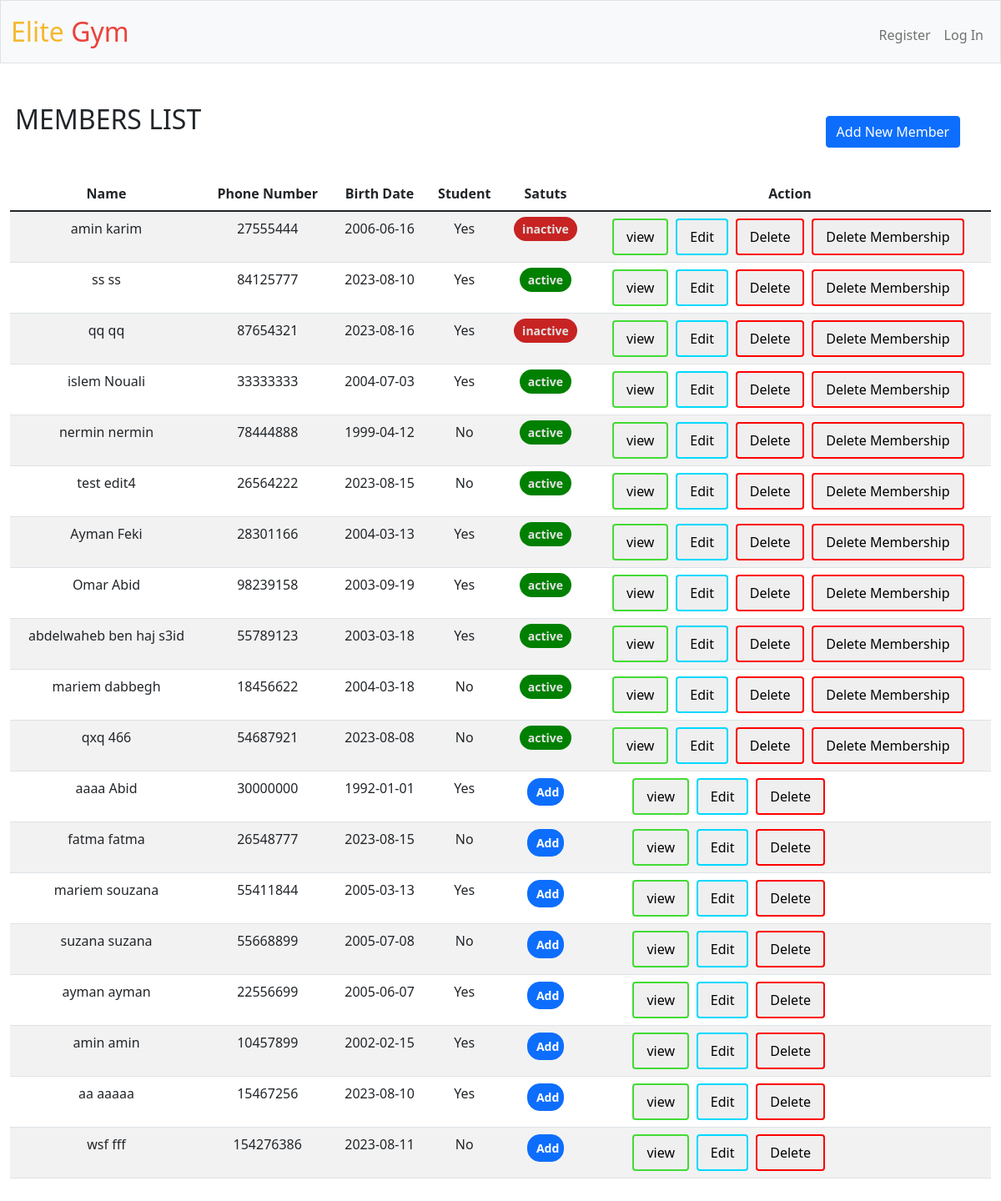
The app's page /members, older data.
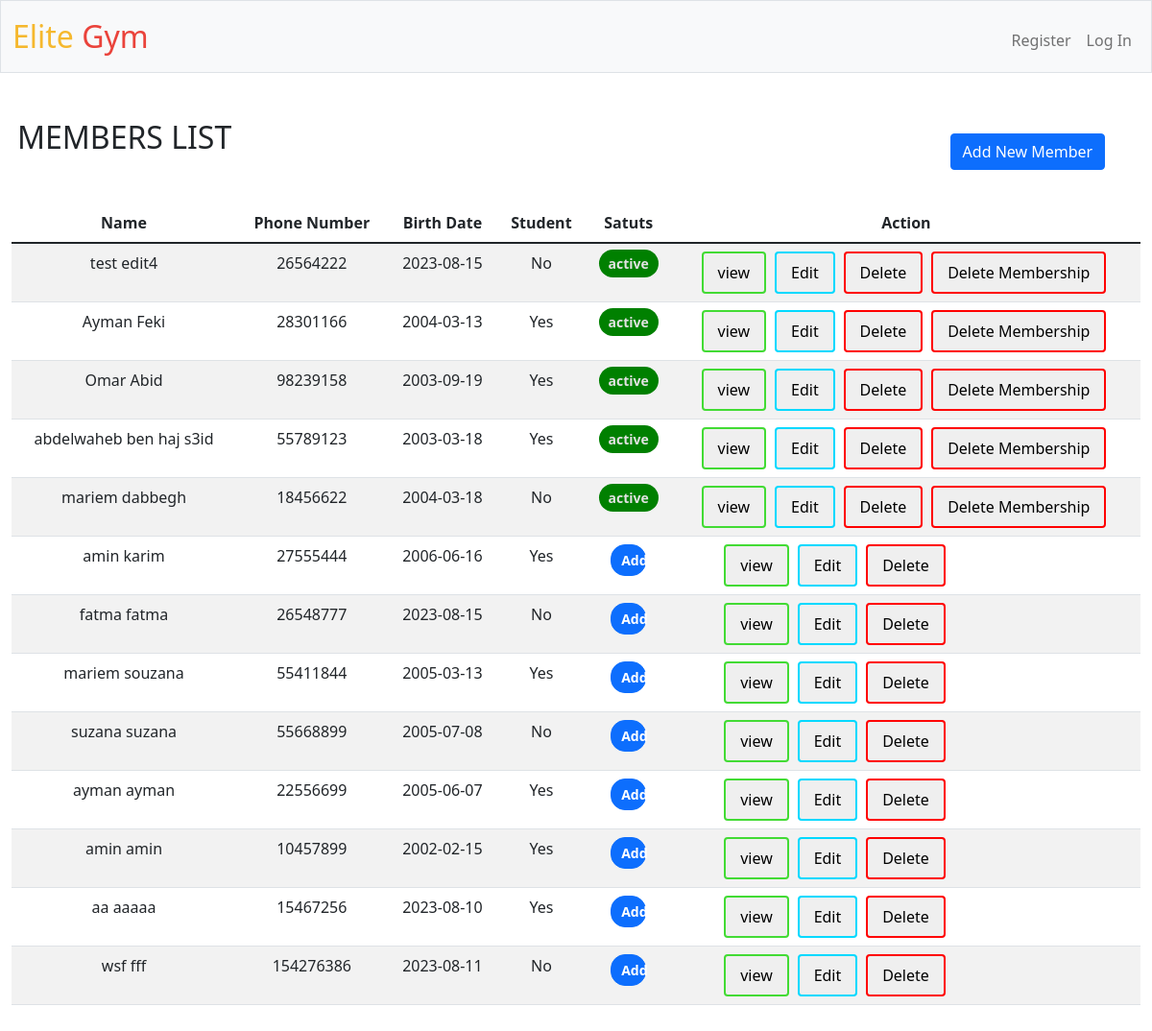
The same page, newer data.
### tables this page shows
CREATE TABLE 'membership' (
    m_id INTEGER PRIMARY KEY AUTOINCREMENT,
    cl_id INTEGER REFERENCES client(cl_id) ON DELETE CASCADE,
    sp_id INTEGER REFERENCES sport(sp_id) ON DELETE SET NULL,
    m_type varchar(20)  NOT NULL,'duration' INTEGER NOT NULL,
    price INTEGER NOT NULL,
    starts_at DATE,
    ends_at DATE);

CREATE TABLE client(
    cl_id           INTEGER   PRIMARY KEY AUTOINCREMENT,
    cl_Fname        TEXT      NOT NULL,
    cl_Lname        TEXT      NOT NULL,
    cl_num          INTEGER   UNIQUE
                              NOT NULL,
    cl_BD           TEXT,
    student         TEXT,
    CONSTRAINT CK_MEMBERSHIP CHECK (student IN ('yes', 'no', 'YES', 'NO', 'Yes', 'No') ) 
);

### app.py (the view)
@app.route("/members", methods=["GET", "POST"])
def members():
    def delete():
        if request.form.get("form_id")=="form3cl" :
            db.execute("delete from client where cl_id=?",int(request.form.get("cl_id")))
            return render_template("members.html",message8="member deleted succssefuly",member=member,moment=moment,clients=clients,sport=sport)
        else:
            db.execute("delete from membership where cl_id=?",int(request.form.get("cl_id")))
            return render_template("members.html",message8="membership deleted succssefuly",member=member,moment=moment,clients=clients,sport=sport)
    def edit():
        def edit_cl():
            if request.form.get("cl_num"):
                num=db.execute("select cl_Fname from client where cl_num=?;",request.form.get("cl_num"))
                if len(num)>0:
                    return render_template('members.html', message3="phone number already exist",member=member,moment=moment,clients=clients,sport=sport)
                if (not request.form.get("cl_num").isnumeric()) or len(request.form.get("cl_num"))<8:
                    return render_template('members.html', message1="phone number invalid",member=member,moment=moment,clients=clients,sport=sport)
            dict_m={"cl_Fname":request.form.get("cl_Fname"),"cl_Lname":request.form.get("cl_Lname"),"cl_BD":request.form.get("cl_BD"),
                    "cl_num":request.form.get("cl_num"),"student":request.form.get("student")}
            for key,value in dict_m.items():
                if value:
                    db.execute("UPDATE client set ?=? where cl_id=?",key,value,int(request.form.get("cl_id")))
        def edit_m():
            result=edit_cl()
            if result is None :
                dict_msh={"m_type":request.form.get("m_type"),"duration":request.form.get("duration"),"price":request.form.get("price")}
                if request.form.get("sp_name"):
                    sp_id=db.execute("select sp_id from sport where sp_name=?",request.form.get("sp_name"))
                    db.execute("update membership set sp_id=? where m_id=?",sp_id[0]["sp_id"],int(request.form.get("m_id")))
                if request.form.get("starts_at") or request.form.get("duration"):
                    db.execute("UPDATE membership set starts_at=? ,ends_at=date(?,'+' || ? || ' months') where m_id=?",request.form.get("starts_at"),request.form.get("starts_at"),int(request.form.get("duration")),int(request.form.get("m_id")))
                for key,value in dict_msh.items():
                    if value:
                        db.execute("UPDATE membership set ?=? where m_id=?",key,value,int(request.form.get("m_id")))
                return render_template("members.html",message7="changes made successfuly",member=member,moment=moment,clients=clients,sport=sport)
            else :
                return result
        if request.form.get("form_id") =="form2m":
            return edit_m()
        elif request.form.get("form_id") =="form2cl":
            result2=edit_cl()
            if result2 is None:
                return render_template("members.html",message7="changes made successfuly",member=member,moment=moment,clients=clients,sport=sport)
            else :
                return result2
    def add():
        def add_cl():
            if (not request.form.get("cl_num").isnumeric()) or len(request.form.get("cl_num"))<8:
                return render_template('members.html', message1="phone number invalid",member=member,moment=moment,clients=clients,sport=sport)
            number=db.execute("select cl_Fname from client where cl_num=?;",request.form.get("cl_num"))
            if len(number)>0:
                return render_template('members.html', message3="phone number already exist",member=member,moment=moment,clients=clients,sport=sport)
            db.execute(
                    "insert into client (cl_Fname,cl_Lname,cl_num,cl_BD,student) values(?,?,?,?,?)",
                    request.form.get("cl_Fname"),
                    request.form.get("cl_Lname"),
                    int(request.form.get("cl_num")),
                    request.form.get("cl_BD"),
                    request.form.get("student")
                )
        def add_m():
            if (not request.form.get("sp_name")) and (not request.form.get("m_type"))  and  (not request.form.get("duration")) and (not request.form.get("price")) and (not request.form.get("starts_at")):
                return "member added successfuly"
            if (not request.form.get("sp_name")) or (not request.form.get("m_type"))  or  (not request.form.get("duration")) or (not request.form.get("price")) or (not request.form.get("starts_at")):
                return "No membership added ! Not enough informations"
            if not request.form.get("cl_id"):
                cl_id=db.execute("select cl_id from client where cl_num=?",int(request.form.get("cl_num")))
            else:
                cl_id=[{}]
                cl_id[0]["cl_id"]=int(request.form.get("cl_id"))
            sp_id=db.execute("select sp_id from sport where sp_name=?",request.form.get("sp_name"))
            db.execute(
                    "insert into membership (cl_id,sp_id,m_type,duration,price,starts_at,ends_at) values(?,?,?,?,?,?,date(?,'+' || ? || ' months'))",
                    cl_id[0]["cl_id"],
                    sp_id[0]["sp_id"],
                    request.form.get("m_type"),
                    int(request.form.get("duration")),
                    int(request.form.get("price")),
                    request.form.get("starts_at"),
                    request.form.get("starts_at"),
                    int(request.form.get("duration")),
                    )
        if request.form.get("form_id") =="form1cl":
            result1=add_m()
            if result1 is None:
                return render_template('members.html',message5="membership added successfuly",member=member,moment=moment,clients=clients,sport=sport)
            else:
                return render_template("members.html",message3="No membership added ! Not enough informations",member=member,moment=moment,clients=clients,sport=sport)
        elif request.form.get("form_id") =="form1m":
            result2=add_cl()
            if result2 is None :
                result3=add_m()
                if result3 is None:
                    return render_template('members.html',message5="member and his membership added successfuly",member=member,moment=moment,clients=clients,sport=sport)
                else:
                    return render_template('members.html',message5="member added successfuly",message3="No membership added ! Not enough informations",member=member,moment=moment,clients=clients,sport=sport)
            else:
                return result2
    moment = datetime.datetime.now().strftime('%Y-%m-%d %H:%M:%S')
    sport=db.execute("select sp_name from sport;")
    member=db.execute("select * from member;")
    clients=db.execute("select cl_id,cl_Fname,cl_Lname,cl_num,cl_BD,student from client where cl_id NOT IN (SELECT cl_id from membership) ;")
    for m in member:
        if moment  >= m["ends_at"]:
            m["status"]="inactive"
        else:
            m["status"]="active"
    if request.method == "POST":
        if "form1" in request.form.get("form_id"):
            return add()
        elif "form2" in request.form.get("form_id") :
            return edit()
        elif "form3" in request.form.get("form_id") :
            return delete()
    else:
        return render_template('members.html',member=member,moment=moment,clients=clients,sport=sport)

### templates/members.html (shortened to what this page needs)
{% extends "layout.html" %}
{% block main %}
<h2>MEMBERS LIST</h2>
<button type="button" class="btn btn-primary" data-bs-toggle="modal" data-bs-target="#exampleModal" id="add">
  Add New Member
</button>
  <table class="table table-striped">
    <thead>
      <tr>
        <th scope="col">Name</th>
        <th scope="col">Phone Number</th>
        <th scope="col">Birth Date</th>
        <th scope="col">Student</th>
        <th scope="col">Satuts</th>
        <th scope="col">Action</th>
      </tr>
    </thead>
    <tbody>
      {% for m in member %}
      <tr>
      <td> {{m.cl_Fname}} {{m.cl_Lname}}</td>
      <td> {{m.cl_num}}</td>
      <td> {{m.cl_BD}}</td>
      <td> {{m.student}}</td>
      <td >{% if m.status=="active" %}
        <span class="status-badge active-badge">{{m.status}}</span>
          {% else %}
          <span class="status-badge inactive-badge">{{m.status}}</span>
          {% endif %}
      </td>
      <td id="buttons"> <button type="button" class="custom-button"  data-bs-toggle="modal" data-bs-target="#viewModal{{loop.index}}" id="view">view</button>
         <button type="button" class="custom-button"  data-bs-toggle="modal" data-bs-target="#edit{{loop.index}}" id="edit" >Edit</button>
          <button type="button" class="custom-button"  data-bs-toggle="modal" data-bs-target="#delete{{loop.index}}" id="delete" >Delete</button>
          <button type="button" class="custom-button"  data-bs-toggle="modal" data-bs-target="#deletem{{loop.index}}" id="delete" >Delete Membership</button>
        </td>
      </tr>
      {% endfor %}
      {% for client in clients %}
      <tr>
        <td> {{client.cl_Fname}} {{client.cl_Lname}}</td>
        <td> {{client.cl_num}}</td>
        <td> {{client.cl_BD}}</td>
        <td> {{client.student}}</td>
        <td> <button type="button" id="add_n_m" class="btn btn-primary" data-bs-toggle="modal" data-bs-target="#addmembership{{loop.index}}" id="add_membership">
          Add
        </button>
      </td>
        <td > <span id="no_m_buttons"><button type="button" class="custom-button" data-bs-toggle="modal" data-bs-target="#view{{loop.index}}" id="view">view</button>
           <button type="button" class="custom-button" data-bs-toggle="modal" data-bs-target="#editc{{loop.index}}" id="edit" >Edit</button>
            <button type="button" id="delete" class="custom-button" data-bs-toggle="modal" data-bs-target="#deletecl{{loop.index}}">Delete</button>
          </span>
      </td>
        </tr>
      {% endfor %}
    </tbody>
  </table>
{% endblock %}

### templates/layout.html (shortened to what this page needs)
<!DOCTYPE html>
<html lang="en">
    <head>
        <link href="https://cdn.jsdelivr.net/npm/bootstrap@5.1.3/dist/css/bootstrap.min.css" rel="stylesheet">
        <link href="/static/styles.css" rel="stylesheet">
    </head>
    <body>
        <nav class="bg-light border navbar navbar-expand-md navbar-light">
            <div class="container-fluid">
                <a class="navbar-brand" href="/"><span class="yellow">Elite</span> <span class="red">Gym</span></a>
                <div class="collapse navbar-collapse" id="navbar">
                    {% if session["user_id"] %}
                        <ul class="navbar-nav me-auto mt-2">
                            <li class="nav-item"><a class="nav-link" href="/schedule">Schedule</a></li>
                            <li class="nav-item"><a class="nav-link" href="/members">Members</a></li>
                            <li class="nav-item"><a class="nav-link" href="/trainers">Trainers</a></li>
                            <li class="nav-item"><a class="nav-link" href="/history">History</a></li>
                        </ul>
                        <ul class="navbar-nav ms-auto mt-2">
                            <li class="nav-item"><a class="nav-link" href="/logout">Log Out</a></li>
                        </ul>
                    {% else %}
                        <ul class="navbar-nav ms-auto mt-2">
                            <li class="nav-item"><a class="nav-link" href="/register">Register</a></li>
                            <li class="nav-item"><a class="nav-link" href="/login">Log In</a></li>
                        </ul>
                    {% endif %}
                </div>
            </div>
        </nav>
        <main class="container-fluid py-5 text-center">
            {% block main %}{% endblock %}
        </main>
    </body>
</html>

### static/styles.css (style rules this page uses)
nav .navbar-brand { font-size: xx-large; }
nav .navbar-brand .red { color: #ea433b; }
nav .navbar-brand .yellow { color: #f5b82e; }
h2 { margin-bottom: -5%; margin-right: 80%; }
#add { margin-top: 3%; margin-bottom: 3%; margin-left:80%; }
.custom-button { color: rgb(0, 0, 0); border: none; padding: 8px 15px; text-align: center; text-decoration: none; display: inline-block; font-size: 16px; border-radius: 4px; margin-right:1%; }
#view { border: 2px solid #42db34; }
#edit { border: 2px solid #00d9ff; }
#delete { border: 2px solid #ff0000; }
td { padding:20px; }
.status-badge { padding: 5px 10px; border-radius: 20px; font-size: 14px; font-weight: bold; }
.active-badge { background-color:green; color: rgb(226, 226, 226); }
#add_n_m { width: 50%; padding: 5px 10px; border-radius: 15px; font-size: 14px; font-weight: bold; text-align:left; }
#buttons { margin-left:0%; text-align:middle; }
#no_m_buttons { margin-left:-30.5%; }

Row changes from the older to the newer data that the page shows:
removed membership: cl_Fname "amin", cl_Lname "karim", cl_num "27555444", cl_BD "2006-06-16", student "Yes", status "inactive"
removed membership: cl_Fname "ss", cl_Lname "ss", cl_num "84125777", cl_BD "2023-08-10", student "Yes", status "active"
removed membership: cl_Fname "qq", cl_Lname "qq", cl_num "87654321", cl_BD "2023-08-16", student "Yes", status "inactive"
removed membership: cl_Fname "islem", cl_Lname "Nouali", cl_num "33333333", cl_BD "2004-07-03", student "Yes", status "active"
removed membership: cl_Fname "nermin", cl_Lname "nermin", cl_num "78444888", cl_BD "1999-04-12", student "No", status "active"
removed membership: cl_Fname "qxq", cl_Lname "466", cl_num "54687921", cl_BD "2023-08-08", student "No", status "active"
removed client: cl_Fname "aaaa", cl_Lname "Abid", cl_num "30000000", cl_BD "1992-01-01", student "Yes"
now on this page (row unchanged): client: cl_Fname "amin", cl_Lname "karim", cl_num "27555444", cl_BD "2006-06-16", student "Yes"
